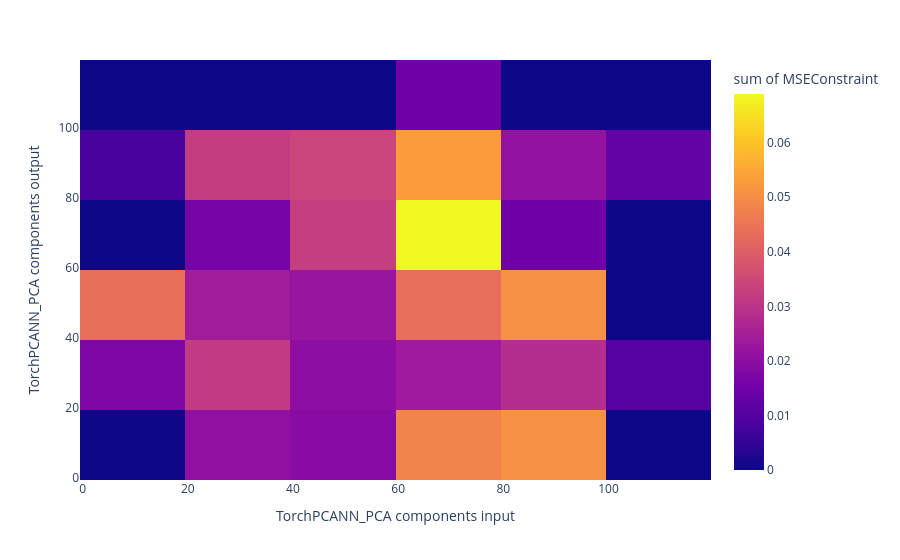

Notebook code for this chart:
### Code cell
px.density_heatmap(
    df,
    x="TorchPCANN_PCA components input",
    y="TorchPCANN_PCA components output",
    z="MSEConstraint",
)

### Figure 1 — Plotly figure (JSON) as saved in the notebook; plotly's stock layout.template omitted (floating-point values rounded to 4 significant figures)
{"data": [{"coloraxis": "coloraxis", "histfunc": "sum", "hovertemplate": "TorchPCANN_PCA components input=%{x}<br>TorchPCANN_PCA components output=%{y}<br>sum of MSEConstraint=%{z}<extra></extra>", "name": "", "type": "histogram2d", "x": [87, 58, 71, 89, 76, 47, 87, 62, 95, 69, 75, 91, 57, 96, 79, 21, 18, 35, 67, 73, 96, 83, 95, 84, 77, 38, 63, 41, 55, 30, 70, 89, 65, 9, 55, 92, 100, 78, 100, 44, 95, 34, 42, 49, 37, 27, 28, 84, 37, 63, 60, 22, 50, 67, 48, 14, 77, 76, 76, 43, 70, 46, 78, 8], "xaxis": "x", "xbingroup": "x", "y": [45, 81, 50, 16, 69, 13, 35, 89, 19, 23, 52, 14, 35, 52, 90, 55, 53, 94, 70, 49, 50, 30, 44, 32, 88, 13, 76, 74, 40, 68, 100, 81, 50, 89, 87, 83, 85, 88, 31, 62, 51, 70, 52, 46, 96, 89, 42, 67, 25, 13, 14, 32, 86, 83, 73, 40, 74, 17, 61, 99, 22, 39, 64, 21], "yaxis": "y", "ybingroup": "y", "z": [0.007699, 0.006117, 0.008523, 0.01528, 0.01056, 0.01911, 0.008816, 0.009154, 0.01818, 0.01046, 0.01384, 0.01706, 0.01186, 0.01161, 0.01663, 0.01389, 0.01823, 0.006512, 0.006918, 0.01083, 0.01258, 0.009617, 0.00736, 0.00997, 0.007501, 0.0207, 0.011, 0.01017, 0.007435, 0.008022, 0.0148, 0.01381, 0.01018, 0.008084, 0.008192, 0.007496, 0.01268, 0.006075, 0.01007, 0.01339, 0.0113, 0.008252, 0.006905, 0.007971, 0.01057, 0.01523, 0.01021, 0.01493, 0.02324, 0.01813, 0.01672, 0.008577, 0.01158, 0.01367, 0.00898, 0.02543, 0.01003, 0.01321, 0.01144, 0.008217, 0.01314, 0.008467, 0.01897, 0.01747]}], "layout": {"coloraxis": {"colorbar": {"title": {"text": "sum of MSEConstraint"}}, "colorscale": [[0, "#0d0887"], [0.1111, "#46039f"], [0.2222, "#7201a8"], [0.3333, "#9c179e"], [0.4444, "#bd3786"], [0.5556, "#d8576b"], [0.6667, "#ed7953"], [0.7778, "#fb9f3a"], [0.8889, "#fdca26"], [1, "#f0f921"]]}, "legend": {"tracegroupgap": 0}, "margin": {"t": 60}, "xaxis": {"anchor": "y", "domain": [0, 1], "title": {"text": "TorchPCANN_PCA components input"}}, "yaxis": {"anchor": "x", "domain": [0, 1], "title": {"text": "TorchPCANN_PCA components output"}}}}
